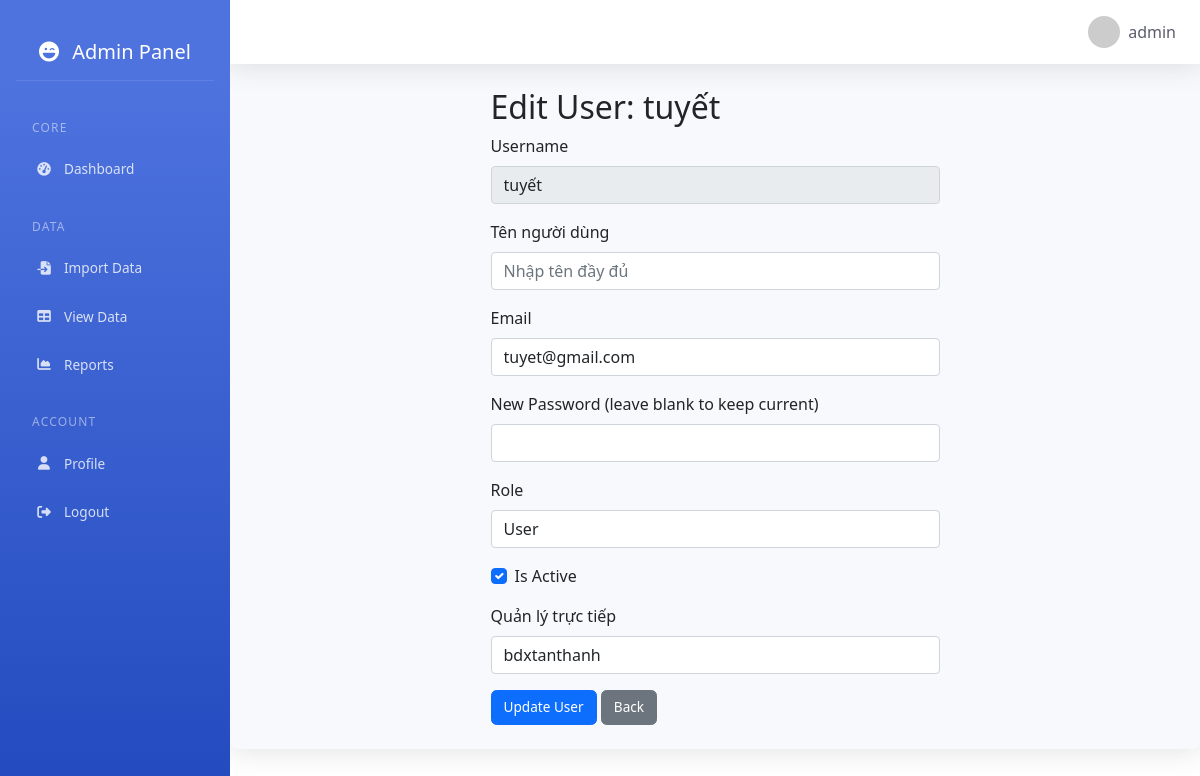
The page /admin/user/4 (signed in) on the database as committed earlier.
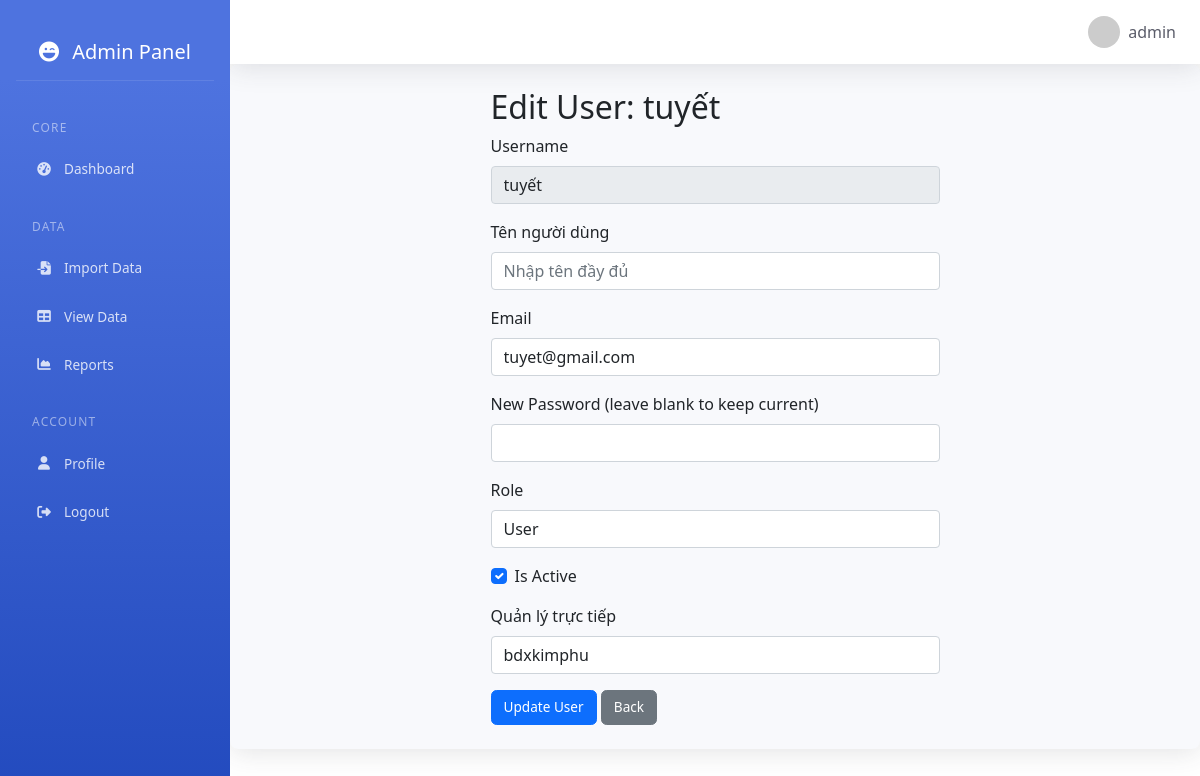
The same page on the database as committed later.
### app.py (models this page shows, shortened)
class User(db.Model):
    id = db.Column(db.Integer, primary_key=True)
    username = db.Column(db.String(80), unique=True, nullable=False)
    full_name = db.Column(db.String(100))  # Thêm trường Tên người dùng
    email = db.Column(db.String(120), unique=True, nullable=False)
    password_hash = db.Column(db.String(120), nullable=False)
    role = db.Column(db.String(20), default='user')  # Đảm bảo column này tồn tại
    is_active = db.Column(db.Boolean, default=True)
    manager_id = db.Column(db.Integer, db.ForeignKey('user.id'), nullable=True)
    subordinates = db.relationship('User',
                                 backref=db.backref('manager', remote_side=[id]),
                                 lazy='dynamic',
                                 foreign_keys=[manager_id])
    @property
    def is_admin(self):
        return self.role == 'admin'

### app.py (the view, shortened to what this page needs)
@app.route('/admin/user/<int:user_id>', methods=['GET', 'POST'])
@admin_required
def admin_edit_user(user_id):
    user = User.query.get_or_404(user_id)
    current_user = User.query.filter_by(username=session['username']).first()
    managers = User.query.filter(
        User.role.in_(['admin', 'manager']),
        User.id != user_id
    ).all()
    return render_template('admin/edit_user.html',
                         user=user,
                         current_user=current_user,
                         managers=managers)

### app.py (called while the page is built)
def admin_required(f):
    @wraps(f)
    def decorated_function(*args, **kwargs):
        if 'username' not in session:
            return redirect(url_for('login'))
        user = User.query.filter_by(username=session['username']).first()
        if not user or not user.is_admin:
            abort(403)  # Forbidden
        return f(*args, **kwargs)
    return decorated_function

@app.context_processor
def utility_processor():
    return {
        'datetime': datetime
    }

### templates/admin/edit_user.html (shortened to what this page needs)
{% extends "base.html" %}
{% block content %}
    <div class="row">
        <div class="col-md-6 offset-md-3">
            <h2>Edit User: {{ user.username }}</h2>
            <form method="POST">
                <div class="mb-3">
                    <label class="form-label">Username</label>
                    <input type="text" value="{{ user.username }}" class="form-control" disabled>
                </div>
                <div class="mb-3">
                    <label class="form-label">Tên người dùng</label>
                    <input type="text" name="full_name" value="{{ user.full_name if user.full_name else '' }}" class="form-control" placeholder="Nhập tên đầy đủ">
                </div>
                <div class="mb-3">
                    <label class="form-label">Email</label>
                    <input type="email" name="email" value="{{ user.email }}" class="form-control" required>
                </div>
                <div class="mb-3">
                    <label class="form-label">New Password (leave blank to keep current)</label>
                    <input type="password" name="new_password" class="form-control">
                </div>
                <div class="mb-3">
                    <label class="form-label">Role</label>
                    <select name="role" class="form-control" required>
                        <option value="user" {% if user.role == 'user' %}selected{% endif %}>User</option>
                    </select>
                </div>
                <div class="mb-3 form-check">
                    <input type="checkbox" name="is_active" class="form-check-input" {% if user.is_active %}checked{% endif %}>
                    <label class="form-check-label">Is Active</label>
                </div>
                {% if user.role != 'admin' %}
                <div class="mb-3">
                    <label class="form-label">Quản lý trực tiếp</label>
                    <select name="manager_id" class="form-control">
                        {% for manager in managers %}
                        <option value="{{ manager.id }}" {% if user.manager_id == manager.id %}selected{% endif %}>
                            {{ manager.username }}
                        </option>
                        {% endfor %}
                    </select>
                </div>
                {% endif %}
                <button type="submit" class="btn btn-primary">Update User</button>
                <a href="{{ url_for('admin_dashboard') }}" class="btn btn-secondary">Back</a>
            </form>
        </div>
    </div>
{% endblock %}

Rows that differ between the two databases and show on the page:
changed User "tuyết": manager_id "bdxtanthanh" → "bdxkimphu"
